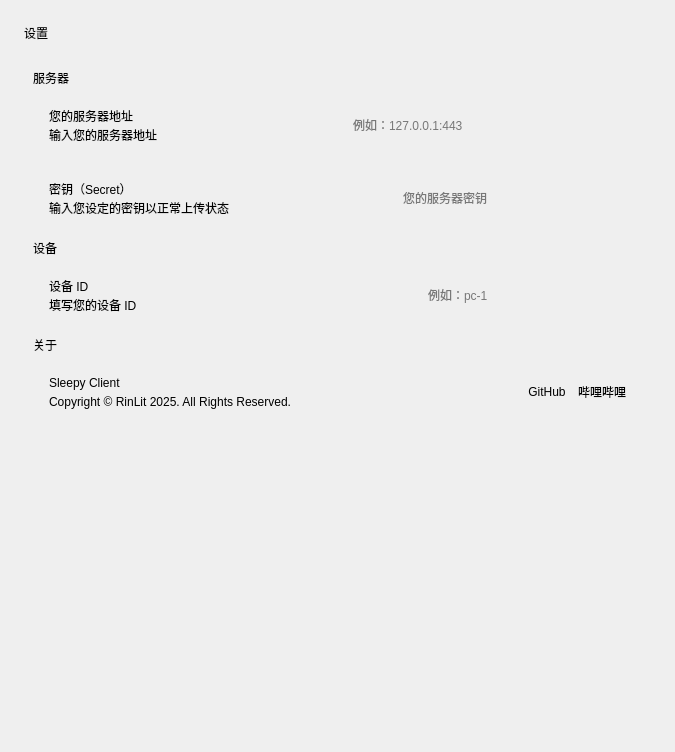
<?xml version="1.0" encoding="UTF-8"?>
<ui version="4.0">
 <class>Form</class>
 <widget class="QWidget" name="Form">
  <property name="geometry">
   <rect>
    <x>0</x>
    <y>0</y>
    <width>675</width>
    <height>752</height>
   </rect>
  </property>
  <property name="windowTitle">
   <string>Form</string>
  </property>
  <layout class="QVBoxLayout" name="verticalLayout">
   <property name="spacing">
    <number>18</number>
   </property>
   <property name="leftMargin">
    <number>24</number>
   </property>
   <property name="topMargin">
    <number>24</number>
   </property>
   <property name="rightMargin">
    <number>24</number>
   </property>
   <property name="bottomMargin">
    <number>0</number>
   </property>
   <item>
    <widget class="TitleLabel" name="TitleLabel">
     <property name="text">
      <string>设置</string>
     </property>
    </widget>
   </item>
   <item>
    <widget class="SmoothScrollArea" name="adv_scroll">
     <property name="styleSheet">
      <string notr="true">background: transparent; border: none</string>
     </property>
     <property name="widgetResizable">
      <bool>true</bool>
     </property>
     <widget class="QWidget" name="scrollAreaWidgetContents">
      <property name="geometry">
       <rect>
        <x>0</x>
        <y>0</y>
        <width>627</width>
        <height>671</height>
       </rect>
      </property>
      <layout class="QVBoxLayout" name="verticalLayout_21">
       <item>
        <layout class="QVBoxLayout" name="verticalLayout_5">
         <property name="spacing">
          <number>3</number>
         </property>
         <item>
          <widget class="SubtitleLabel" name="SubtitleLabel_3">
           <property name="text">
            <string>服务器</string>
           </property>
          </widget>
         </item>
         <item>
          <widget class="CardWidget" name="CardWidget_7">
           <property name="minimumSize">
            <size>
             <width>0</width>
             <height>70</height>
            </size>
           </property>
           <layout class="QHBoxLayout" name="horizontalLayout_7">
            <property name="leftMargin">
             <number>16</number>
            </property>
            <property name="topMargin">
             <number>16</number>
            </property>
            <property name="rightMargin">
             <number>16</number>
            </property>
            <property name="bottomMargin">
             <number>16</number>
            </property>
            <item>
             <layout class="QVBoxLayout" name="verticalLayout_11">
              <property name="spacing">
               <number>0</number>
              </property>
              <item>
               <widget class="StrongBodyLabel" name="StrongBodyLabel_7">
                <property name="text">
                 <string>您的服务器地址</string>
                </property>
               </widget>
              </item>
              <item>
               <widget class="CaptionLabel" name="CaptionLabel_6">
                <property name="text">
                 <string>输入您的服务器地址</string>
                </property>
                <property name="wordWrap">
                 <bool>false</bool>
                </property>
                <property name="lightColor" stdset="0">
                 <color alpha="150">
                  <red>0</red>
                  <green>0</green>
                  <blue>0</blue>
                 </color>
                </property>
                <property name="darkColor" stdset="0">
                 <color alpha="200">
                  <red>255</red>
                  <green>255</green>
                  <blue>255</blue>
                 </color>
                </property>
               </widget>
              </item>
             </layout>
            </item>
            <item>
             <widget class="LineEdit" name="server">
              <property name="maximumSize">
               <size>
                <width>275</width>
                <height>33</height>
               </size>
              </property>
              <property name="placeholderText">
               <string>例如：127.0.0.1:443</string>
              </property>
             </widget>
            </item>
           </layout>
          </widget>
         </item>
         <item>
          <widget class="CardWidget" name="CardWidget_9">
           <property name="minimumSize">
            <size>
             <width>0</width>
             <height>70</height>
            </size>
           </property>
           <layout class="QHBoxLayout" name="horizontalLayout_10">
            <property name="leftMargin">
             <number>16</number>
            </property>
            <property name="topMargin">
             <number>16</number>
            </property>
            <property name="rightMargin">
             <number>16</number>
            </property>
            <property name="bottomMargin">
             <number>16</number>
            </property>
            <item>
             <layout class="QVBoxLayout" name="verticalLayout_14">
              <property name="spacing">
               <number>0</number>
              </property>
              <item>
               <widget class="StrongBodyLabel" name="StrongBodyLabel_10">
                <property name="text">
                 <string>密钥（Secret）</string>
                </property>
               </widget>
              </item>
              <item>
               <widget class="CaptionLabel" name="CaptionLabel_9">
                <property name="text">
                 <string>输入您设定的密钥以正常上传状态</string>
                </property>
                <property name="wordWrap">
                 <bool>false</bool>
                </property>
                <property name="lightColor" stdset="0">
                 <color alpha="150">
                  <red>0</red>
                  <green>0</green>
                  <blue>0</blue>
                 </color>
                </property>
                <property name="darkColor" stdset="0">
                 <color alpha="200">
                  <red>255</red>
                  <green>255</green>
                  <blue>255</blue>
                 </color>
                </property>
               </widget>
              </item>
             </layout>
            </item>
            <item>
             <widget class="PasswordLineEdit" name="secret">
              <property name="sizePolicy">
               <sizepolicy hsizetype="Expanding" vsizetype="Fixed">
                <horstretch>0</horstretch>
                <verstretch>0</verstretch>
               </sizepolicy>
              </property>
              <property name="maximumSize">
               <size>
                <width>225</width>
                <height>33</height>
               </size>
              </property>
              <property name="placeholderText">
               <string>您的服务器密钥</string>
              </property>
             </widget>
            </item>
           </layout>
          </widget>
         </item>
        </layout>
       </item>
       <item>
        <layout class="QVBoxLayout" name="verticalLayout_6">
         <property name="spacing">
          <number>3</number>
         </property>
         <item>
          <widget class="SubtitleLabel" name="SubtitleLabel_4">
           <property name="text">
            <string>设备</string>
           </property>
          </widget>
         </item>
         <item>
          <widget class="CardWidget" name="CardWidget_11">
           <property name="minimumSize">
            <size>
             <width>0</width>
             <height>70</height>
            </size>
           </property>
           <layout class="QHBoxLayout" name="horizontalLayout_9">
            <property name="leftMargin">
             <number>16</number>
            </property>
            <property name="topMargin">
             <number>16</number>
            </property>
            <property name="rightMargin">
             <number>16</number>
            </property>
            <property name="bottomMargin">
             <number>16</number>
            </property>
            <item>
             <layout class="QVBoxLayout" name="verticalLayout_13">
              <property name="spacing">
               <number>0</number>
              </property>
              <item>
               <widget class="StrongBodyLabel" name="StrongBodyLabel_9">
                <property name="text">
                 <string>设备 ID</string>
                </property>
               </widget>
              </item>
              <item>
               <widget class="CaptionLabel" name="CaptionLabel_8">
                <property name="text">
                 <string>填写您的设备 ID</string>
                </property>
                <property name="wordWrap">
                 <bool>false</bool>
                </property>
                <property name="lightColor" stdset="0">
                 <color alpha="150">
                  <red>0</red>
                  <green>0</green>
                  <blue>0</blue>
                 </color>
                </property>
                <property name="darkColor" stdset="0">
                 <color alpha="200">
                  <red>255</red>
                  <green>255</green>
                  <blue>255</blue>
                 </color>
                </property>
               </widget>
              </item>
             </layout>
            </item>
            <item>
             <widget class="LineEdit" name="device_id">
              <property name="maximumSize">
               <size>
                <width>200</width>
                <height>33</height>
               </size>
              </property>
              <property name="placeholderText">
               <string>例如：pc-1</string>
              </property>
             </widget>
            </item>
           </layout>
          </widget>
         </item>
        </layout>
       </item>
       <item>
        <layout class="QVBoxLayout" name="verticalLayout_7">
         <property name="spacing">
          <number>3</number>
         </property>
         <item>
          <widget class="SubtitleLabel" name="SubtitleLabel_5">
           <property name="text">
            <string>关于</string>
           </property>
          </widget>
         </item>
         <item>
          <widget class="CardWidget" name="CardWidget_12">
           <property name="minimumSize">
            <size>
             <width>0</width>
             <height>70</height>
            </size>
           </property>
           <layout class="QHBoxLayout" name="horizontalLayout_11">
            <property name="spacing">
             <number>12</number>
            </property>
            <property name="leftMargin">
             <number>16</number>
            </property>
            <property name="topMargin">
             <number>16</number>
            </property>
            <property name="rightMargin">
             <number>16</number>
            </property>
            <property name="bottomMargin">
             <number>16</number>
            </property>
            <item>
             <layout class="QVBoxLayout" name="verticalLayout_15">
              <property name="spacing">
               <number>0</number>
              </property>
              <item>
               <widget class="StrongBodyLabel" name="StrongBodyLabel_11">
                <property name="text">
                 <string>Sleepy Client</string>
                </property>
               </widget>
              </item>
              <item>
               <widget class="CaptionLabel" name="CaptionLabel_10">
                <property name="text">
                 <string>Copyright © RinLit 2025. All Rights Reserved.</string>
                </property>
                <property name="wordWrap">
                 <bool>false</bool>
                </property>
                <property name="lightColor" stdset="0">
                 <color alpha="150">
                  <red>0</red>
                  <green>0</green>
                  <blue>0</blue>
                 </color>
                </property>
                <property name="darkColor" stdset="0">
                 <color alpha="200">
                  <red>255</red>
                  <green>255</green>
                  <blue>255</blue>
                 </color>
                </property>
               </widget>
              </item>
             </layout>
            </item>
            <item>
             <widget class="HyperlinkLabel" name="github_link">
              <property name="sizePolicy">
               <sizepolicy hsizetype="Maximum" vsizetype="Fixed">
                <horstretch>0</horstretch>
                <verstretch>0</verstretch>
               </sizepolicy>
              </property>
              <property name="text">
               <string>GitHub</string>
              </property>
             </widget>
            </item>
            <item>
             <widget class="HyperlinkLabel" name="bilibili_link">
              <property name="sizePolicy">
               <sizepolicy hsizetype="Maximum" vsizetype="Fixed">
                <horstretch>0</horstretch>
                <verstretch>0</verstretch>
               </sizepolicy>
              </property>
              <property name="text">
               <string>哔哩哔哩</string>
              </property>
             </widget>
            </item>
           </layout>
          </widget>
         </item>
        </layout>
       </item>
       <item>
        <widget class="QFrame" name="blank">
         <property name="minimumSize">
          <size>
           <width>0</width>
           <height>25</height>
          </size>
         </property>
         <property name="frameShape">
          <enum>QFrame::StyledPanel</enum>
         </property>
         <property name="frameShadow">
          <enum>QFrame::Raised</enum>
         </property>
         <property name="lineWidth">
          <number>5</number>
         </property>
        </widget>
       </item>
       <item>
        <spacer name="verticalSpacer">
         <property name="orientation">
          <enum>Qt::Vertical</enum>
         </property>
         <property name="sizeHint" stdset="0">
          <size>
           <width>20</width>
           <height>40</height>
          </size>
         </property>
        </spacer>
       </item>
      </layout>
     </widget>
    </widget>
   </item>
  </layout>
 </widget>
 <customwidgets>
  <customwidget>
   <class>CardWidget</class>
   <extends>QFrame</extends>
   <header>qfluentwidgets</header>
   <container>1</container>
  </customwidget>
  <customwidget>
   <class>SmoothScrollArea</class>
   <extends>QScrollArea</extends>
   <header>qfluentwidgets</header>
   <container>1</container>
  </customwidget>
  <customwidget>
   <class>CaptionLabel</class>
   <extends>QLabel</extends>
   <header>qfluentwidgets</header>
  </customwidget>
  <customwidget>
   <class>StrongBodyLabel</class>
   <extends>QLabel</extends>
   <header>qfluentwidgets</header>
  </customwidget>
  <customwidget>
   <class>SubtitleLabel</class>
   <extends>QLabel</extends>
   <header>qfluentwidgets</header>
  </customwidget>
  <customwidget>
   <class>TitleLabel</class>
   <extends>QLabel</extends>
   <header>qfluentwidgets</header>
  </customwidget>
  <customwidget>
   <class>HyperlinkLabel</class>
   <extends>QPushButton</extends>
   <header>qfluentwidgets</header>
  </customwidget>
  <customwidget>
   <class>LineEdit</class>
   <extends>QLineEdit</extends>
   <header>qfluentwidgets</header>
  </customwidget>
  <customwidget>
   <class>PasswordLineEdit</class>
   <extends>LineEdit</extends>
   <header>qfluentwidgets</header>
  </customwidget>
 </customwidgets>
 <resources/>
 <connections/>
</ui>
